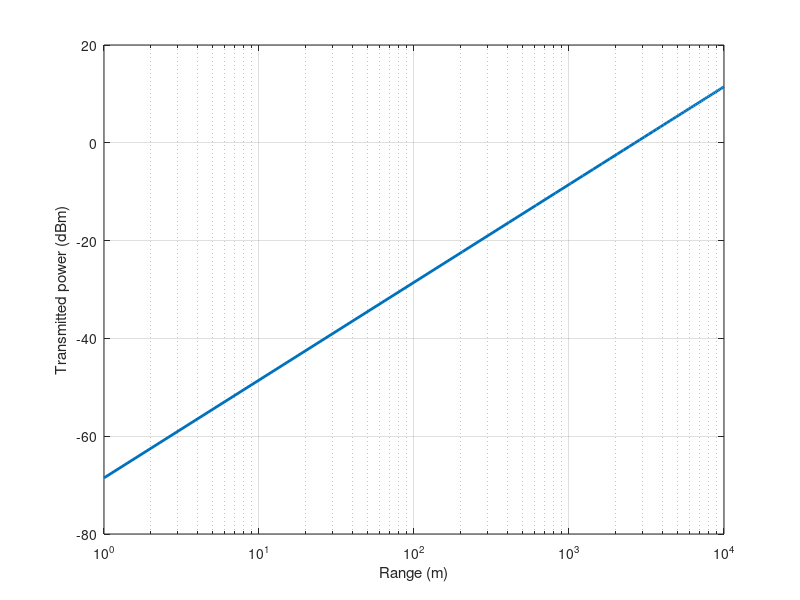

The MATLAB script that drew this image:
% tx_power_comm

clear all
clc

% Noise power spectral density in dBm/Hz
N0=4e-21;
% Bandwidth in Hz
B=20e5;

% Noise figure
F=10;
% Noise power
Pn=N0*B*F;

% Required SNR
SNR=10^1;

% Processing gain from time-bandwidth product. 
PG=1;

% Required received power
Pr=Pn*SNR/PG;

% Carrier frequency
fc=1e9; 
%fc=77e9;
c=3e8;
lambda=c/fc;


% Antennas area and antennas gain
Gt=10; Gr=1;

% Range at which to compute received power
R=linspace(1,10000,50);

% Range equation
Pt=(4*pi)^2*R.^2*Pr/(Gt*Gr*lambda^2);
Pt_dB=10*log10(Pt)+30;

semilogx(R,Pt_dB,'linewidth',2)
grid
xlabel 'Range (m)', ylabel 'Transmitted power (dBm)'
